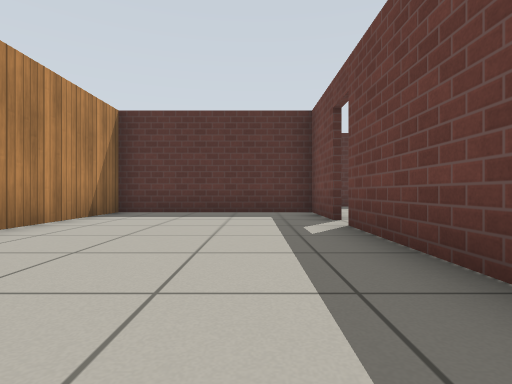
[1] (above)

18 first-person views from a walk through a robot-simulator world made for Gazebo. The camera is 0.5 m above the floor, looks level and sees 80° across. The floor is counted in squares, 1 m on a side. Each view is taken from the middle of a square. On the plan, view 1 faces up. The plan holds only what a view shows up to about 9 squares ahead; the rest is blank. Simple patterns stand in for the simulator's built-in surfaces.

[2]
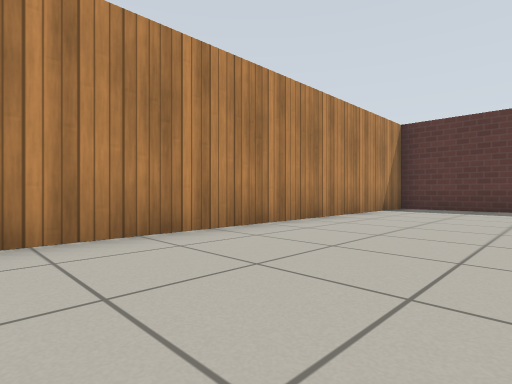

[3]
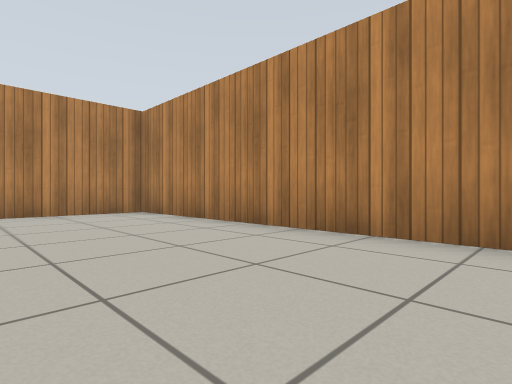

[4]
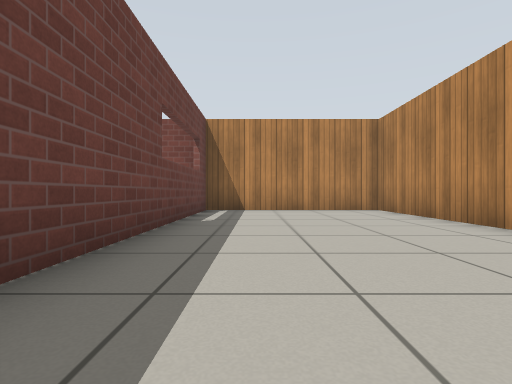

[5]
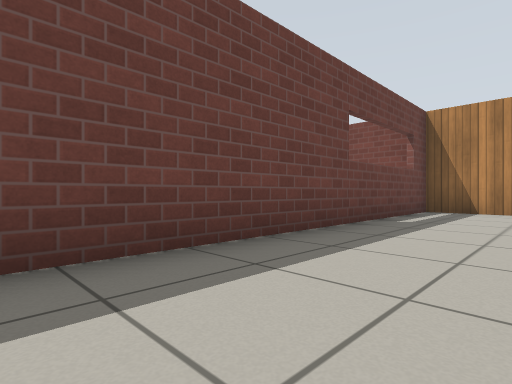

[6]
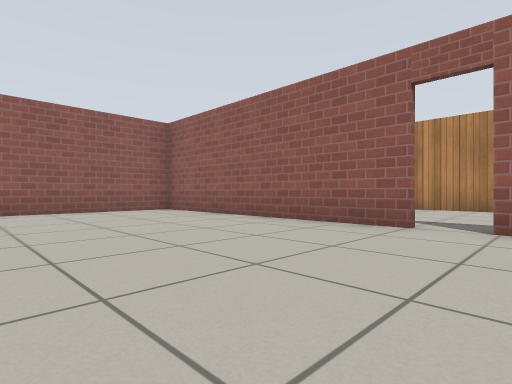

[7]
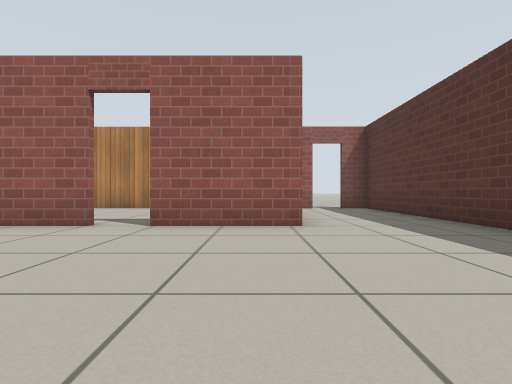

[8]
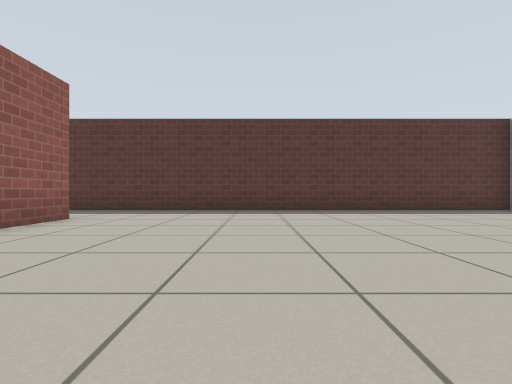

[9]
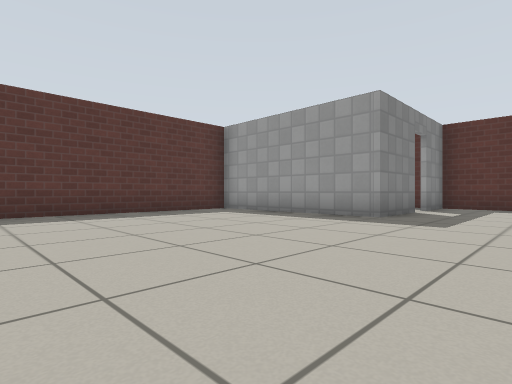

[10]
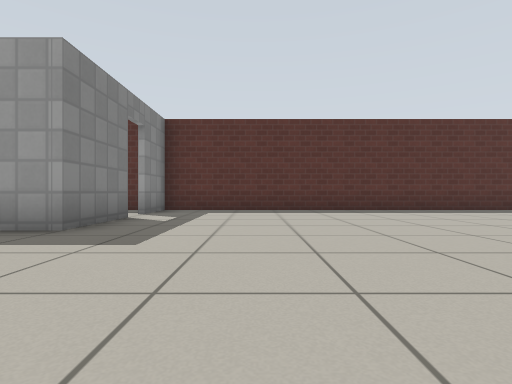

[11]
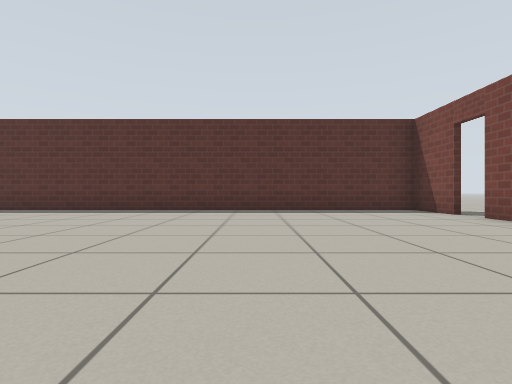

[12]
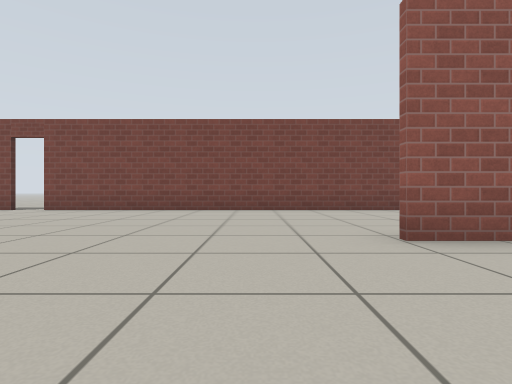

[13]
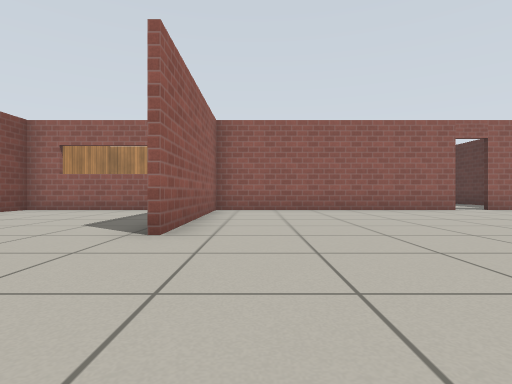

[14]
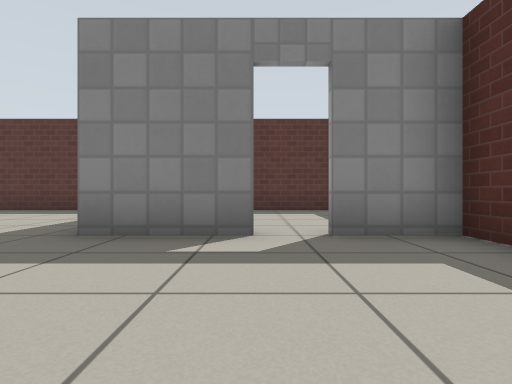

[15]
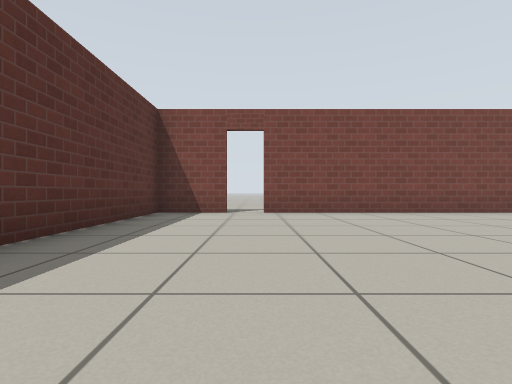

[16]
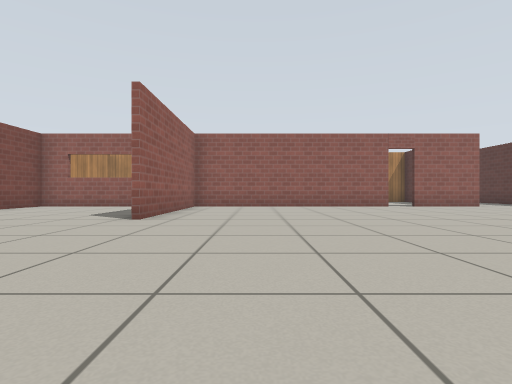

[17]
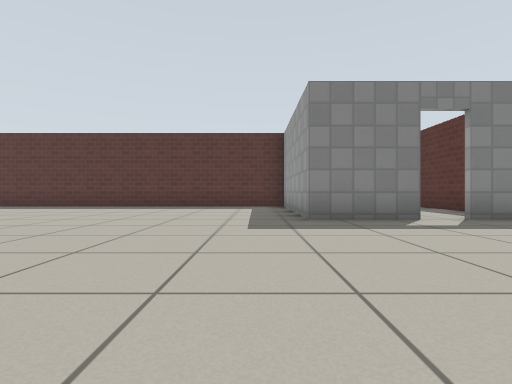

[18]
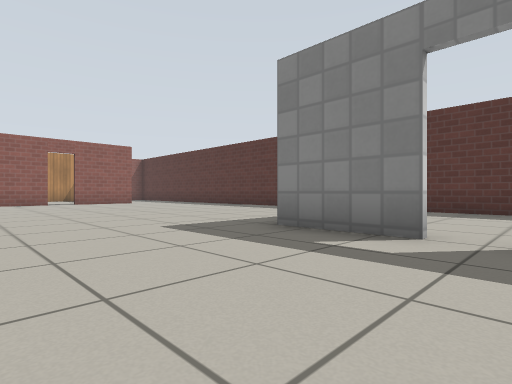

### Floor plan
Ten units are one square. View 1 is at (0, 0); x grows to the right and y downward. Boxes are objects, and circles mark ways between rooms. Rooms are numbered by the first view taken in them; rooms with no view inside come last. Other rooms are left out.
<svg viewBox="-39 -108 208 188">
<path fill="none" stroke="#000" d="M14 -55 14 -75 -34 -75 -34 74 14 74 14 -46M15 -46 15 21 65 21M140 -55 120 -55 120 -103 -30 -103M15 40 15 74 139 74M15 -77 15 -54M146 74 164 74 164 -55 149 -55M164 -62 164 -90M160 -103 126 -103"/>
<circle cx="15" cy="-50" r="3" fill="#2a7"/>
<circle cx="145" cy="-60" r="3" fill="#2a7"/>
<text x="-20" y="0">1</text>
<text x="80" y="-10">2</text>
<text x="140" y="-80">3</text>
</svg>
Room 1 opens to room 2. Room 2 opens to room 3.

Where each view was taken, in squares from view 1:
view 1: 0 up, 0 right, facing up
view 2: 2 down, 0 right, facing up-left
view 3: 0 up, 0 right, facing down-left
view 4: 1 up, 0 right, facing down
view 5: 1 up, 1 left, facing down-right
view 6: 6 up, 6 right, facing down-left
view 7: 7 up, 6 right, facing left
view 8: 2 up, 5 right, facing up
view 9: 3 up, 6 right, facing up-right
view 10: 3 up, 8 right, facing right
view 11: 3 down, 8 right, facing right
view 12: 1 up, 8 right, facing down
view 13: 1 down, 10 right, facing left
view 14: 2 up, 14 right, facing up
view 15: 0 up, 14 right, facing down
view 16: 0 up, 12 right, facing left
view 17: 0 up, 11 right, facing up
view 18: 2 up, 15 right, facing up-left
